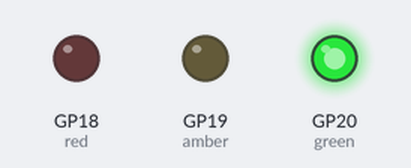
Simulated run of this program. Board: Raspberry Pi Pico running MicroPython. On the bench: output pins drawn as LEDs (lit = HIGH). At 75.0 s the program stops and its outputs stay as they are.

Above: at 2.5 s.
At 6.5 s:
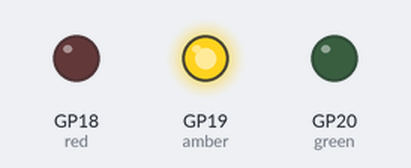
At 10.5 s:
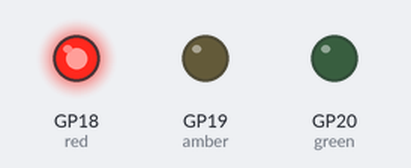
At 14.0 s:
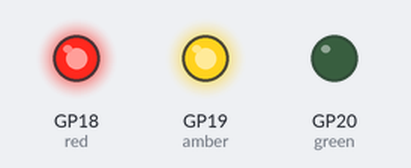
Timing chart, 0 to 19.5 s (numbered marks = the images above):
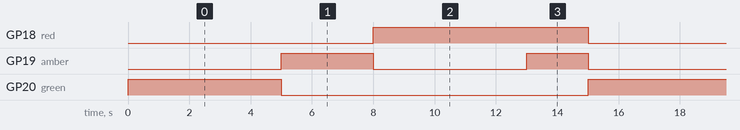

Measured:
- by itself, GP18 (red): alternates HIGH for 7.0 s and LOW for 8.0 s
- by itself, GP19 (amber): repeats every 15.0 s: LOW 5.0 s, HIGH 2.0 s, LOW 5.0 s, HIGH 3.0 s
- by itself, GP20 (green): alternates HIGH for 5.0 s and LOW for 10.0 s

The program:

traffic_lights.py
```python
from machine import Pin
import time

red = Pin(18, Pin.OUT)
amber = Pin(19, Pin.OUT)
green = Pin(20, Pin.OUT)

counter = 0

while counter < 5:

    green.value(1)
    amber.value(0)
    red.value(0)

    time.sleep(5)

    green.value(0)
    amber.value(1)
    red.value(0)

    time.sleep(3)

    green.value(0)
    amber.value(0)
    red.value(1)

    time.sleep(5)

    green.value(0)
    amber.value(1)
    red.value(1)

    time.sleep(2)

    green.value(1)
    amber.value(0)
    red.value(0)

    counter = counter + 1
```
